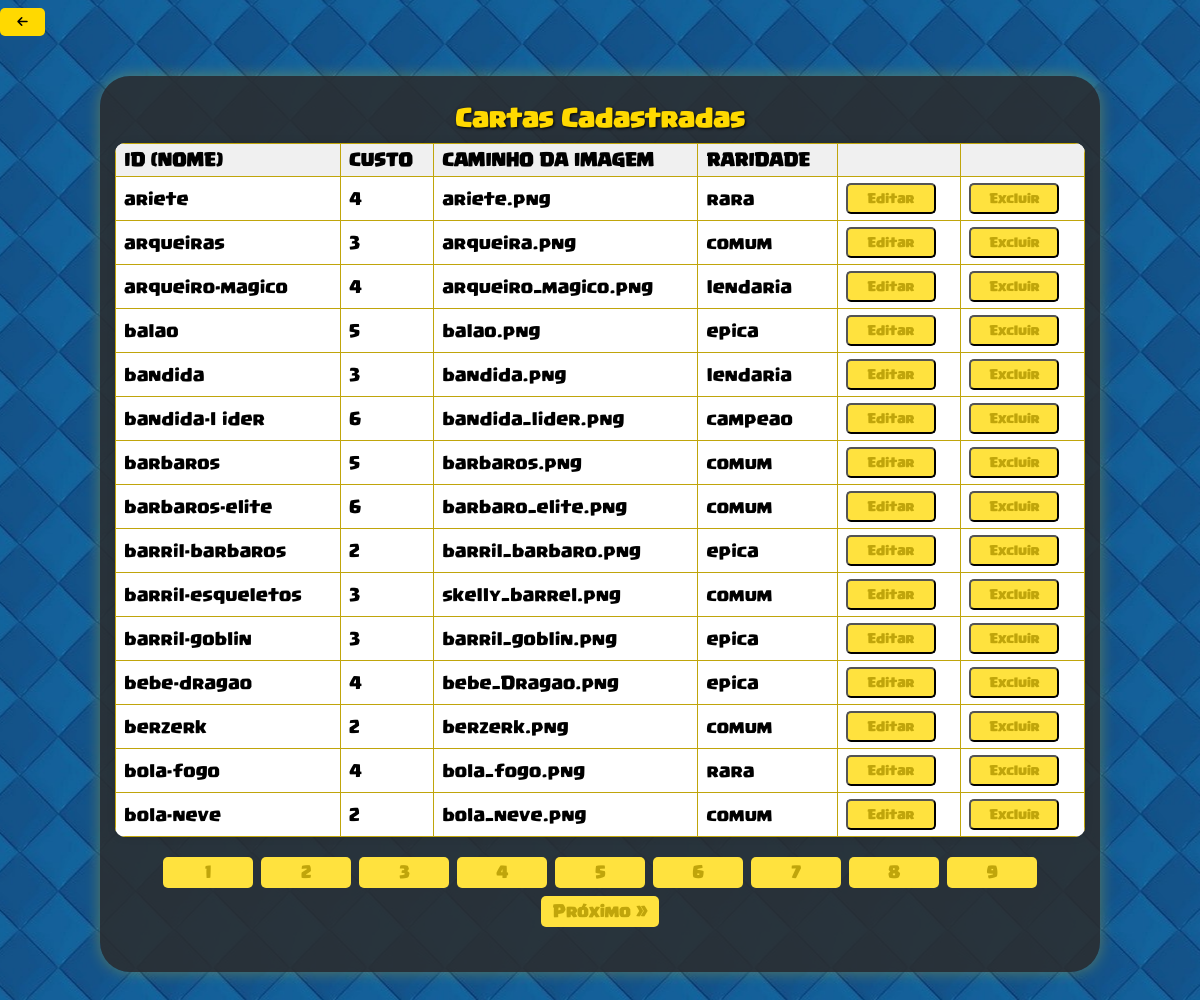
Page /cartas/listar-carta/listar-carta.php (signed in) on the committed database.
### tables this page shows
CREATE TABLE `carta` (
  `id` varchar(20) NOT NULL,  
  `custo` int NOT NULL,
  `srcImagem` varchar(40) NOT NULL,
  `raridade` varchar(15) NOT NULL,
  PRIMARY KEY (`id`)
);

### src/Repositorio/CartaRepositorio.php (called while the page is built, shortened)
<?php
    class CartaRepositorio
    {
        private PDO $pdo;
        public function __construct(PDO $pdo)
        {
            $this->pdo = $pdo;
        }
        private function formarObjeto(array $dados): Carta
        {
            return new Carta($dados['id'], (int)$dados['custo'], $dados['srcImagem'], $dados['raridade']);
        }
        public function contarTodos()
        {
            $sql = "SELECT COUNT(*) FROM carta";
            $stmt = $this->pdo->query($sql);
            return (int) $stmt->fetchColumn();
        }
        public function buscarPaginado(int $limite, int $offset): array
        {
            $sql = "SELECT id, custo, srcImagem, raridade FROM carta LIMIT :limite OFFSET :offset";
            $stmt = $this->pdo->prepare($sql);
            $stmt->bindValue(':limite', $limite, PDO::PARAM_INT);
            $stmt->bindValue(':offset', $offset, PDO::PARAM_INT);
            $stmt->execute();
            $resultados = $stmt->fetchAll(PDO::FETCH_ASSOC);
            return array_map(fn($dados) => $this->formarObjeto($dados), $resultados);
        }
    }
?>

### src/paginacao.php (called while the page is built)
<?php
class Paginacao
{
    private int $totalItens;
    private int $itensPorPagina;
    private int $paginaAtual;
    public function __construct(int $totalItens, int $itensPorPagina, int $paginaAtual)
    {
        $this->totalItens = $totalItens;
        $this->itensPorPagina = $itensPorPagina;
        $this->paginaAtual = max(1, $paginaAtual);
    }
    public function getOffset(): int
    {
        return ($this->paginaAtual - 1) * $this->itensPorPagina;
    }
    public function getLimite(): int
    {
        return $this->itensPorPagina;
    }
    public function getTotalPaginas(): int
    {
        return (int) ceil($this->totalItens / $this->itensPorPagina);
    }
    public function getPaginaAtual(): int
    {
        return $this->paginaAtual;
    }
}
?>

### src/Modelo/carta.php (called while the page is built, shortened)
<?php
    class Carta
    {
        private string $id;
        private int $custoCarta;
        private string $caminhoCarta;
        private string $raridadeCarta;
        public function __construct(string $id, int $custoCarta, string $caminhoCarta, string $raridadeCarta){
            $this->id = $id;
            $this->custoCarta = $custoCarta;
            $this->raridadeCarta = $raridadeCarta;
            $this->caminhoCarta = $caminhoCarta;
        }
        public function getId(): string
        {
            return $this->id;
        }
        public function getCustoCarta(): int
        {
            return $this->custoCarta;
        }
        public function getRaridadeCarta(): string
        {
            return $this->raridadeCarta;
        }
        public function getCaminhoCarta(): string
        {
            return $this->caminhoCarta;
        }
    }
?>

### cartas/listar-carta/listar-carta.php (the view, shortened to what this page needs)
<?php
require __DIR__ . "/../../src/conexao-bd.php";
require_once __DIR__ . '/../../src/Repositorio/CartaRepositorio.php';
require_once __DIR__ . '/../../src/Modelo/carta.php';
require __DIR__ . "/../../src/paginacao.php";
$climite = 15;
$paginaAtual = isset($_GET['pagina']) ? (int) $_GET['pagina'] : 1;
$cartaRepositorio = new CartaRepositorio($pdo);
$totalCartas = $cartaRepositorio->contarTodos();
$paginacao = new Paginacao($totalCartas, $climite, $paginaAtual);
$cartas = $cartaRepositorio->buscarPaginado($paginacao->getLimite(), $paginacao->getOffset());
?>
<!DOCTYPE html>
<html lang="pt-br">
<head>
    <link rel="stylesheet" href="https://cdnjs.cloudflare.com/ajax/libs/font-awesome/6.4.0/css/all.min.css" />
    <link rel="stylesheet" href="../../css/listar.css" />
</head>
<body>
    <form action="../../administrar/administrar-carta.php">
        <button type="submit" id="botao-menu"><i class="fas fa-arrow-left"></i></button>
    </form>
    <div class="container-formulario">
        <div class="formulario">
            <h1 class="titulo">Cartas Cadastradas</h1>
            <div class="tabela">
                <table>
                    <thead>
                        <tr>
                            <th>ID (Nome)</th>
                            <th>Custo</th>
                            <th>Caminho da Imagem</th>
                            <th>Raridade</th>
                            <th> </th>
                            <th> </th>
                        </tr>
                    </thead>
                    <tbody>
                        <?php foreach ($cartas as $carta): ?>
                            <tr>
                                <td><?= htmlspecialchars($carta->getId()) ?></td>
                                <td><?= htmlspecialchars($carta->getCustoCarta()) ?></td>
                                <td><?= htmlspecialchars($carta->getCaminhoCarta()) ?></td>
                                <td><?= htmlspecialchars($carta->getRaridadeCarta()) ?></td>
                                <td>
                                    <form action="../atualizar-carta/atualizar-carta.php" method="POST">
                                        <button type="submit" class="botao-alterar">Editar</button>
                                    </form>
                                </td>
                                <td>
                                    <form action="../atualizar-carta/deletar-carta.php" method="post">
                                        <input type="submit" class="botao-alterar" value="Excluir">
                                    </form>
                                </td>
                            </tr>
                        <?php endforeach; ?>
                    </tbody>
                </table>
                <div class="paginacao" style="text-align:center; margin-top: 20px;">
                    <?php for ($i = 1; $i <= $paginacao->getTotalPaginas(); $i++): ?>
                        <?php if ($i === $paginacao->getPaginaAtual()): ?>
                            <strong><?= $i ?></strong>
                        <?php else: ?>
                            <a href="?pagina=<?= $i ?>" class="botao-pagina"><?= $i ?></a>
                        <?php endif; ?>
                    <?php endfor; ?>
                    <?php if ($paginacao->getPaginaAtual() < $paginacao->getTotalPaginas()): ?>
                        <a href="?pagina=<?= $paginacao->getPaginaAtual() + 1 ?>" class="botao-pagina">Próximo »</a>
                    <?php endif; ?>
                </div>
            </div>
        </div>
    </div>
</body>
</html>

### css/listar.css (style rules this page uses)
html, body { height: 100%; margin: 0; padding: 0; overflow: hidden; background-position: center; background-image: url("../img/fundo-section.jpg"); font-family: fonteClash, sans-serif; color: rgb(255, 217, 0); font-size: 12px; }
.container-formulario { max-width: 1000px; width: 90%; margin: 40px auto; padding: 15px; background-color: rgba(44, 44, 44, 0.85); border-radius: 30px; color: rgb(255, 217, 0); box-shadow: 0 0 15px rgba(255, 217, 0, 0.3); box-sizing: border-box; display: flex; flex-direction: column; }
#botao-menu { margin: 8px 0; width: 45px; height: 28px; font-size: 12px; display: flex; justify-content: center; align-items: center; background-color: rgb(255, 217, 0); color: black; border: none; border-radius: 5px; cursor: pointer; flex-shrink: 0; }
.titulo { font-family: fonteClash; font-size: 20px; margin-bottom: 10px; text-align: center; color: rgb(255, 217, 0); text-shadow: 1px 1px 3px #000; flex-shrink: 0; }
table { width: 100%; min-width: 550px; border-collapse: collapse; font-family: fonteClash; font-size: 14px; color: #000000; background-color: #ffffff; border-radius: 10px; overflow: hidden; box-shadow: 0 0 8px rgba(0, 0, 0, 0.1); }
th, td { border: 1px solid rgb(192, 165, 11); padding: 6px 8px; text-align: left; vertical-align: middle; color: #000000; white-space: nowrap; }
th { background-color: #f0f0f0; font-weight: 900; text-transform: uppercase; }
.paginacao { margin-top: 20px; margin-bottom: 30px; text-align: center; display: flex; flex-wrap: wrap; justify-content: center; gap: 8px; white-space: normal; overflow-x: visible; }
.paginacao a.botao-pagina, .paginacao strong { padding: 6px 12px; background-color: rgb(255, 226, 62); color: rgb(192, 165, 11); border-radius: 5px; text-decoration: none; font-family: fonteClash; font-weight: bold; transition: background-color 0.3s ease; font-size: 13px; display: inline-block; min-width: 90px; text-align: center; box-sizing: border-box; }
.botao-alterar { padding: 6px 12px; background-color: rgb(255, 226, 62); color: rgb(192, 165, 11); border-radius: 5px; text-decoration: none; font-family: fonteClash; font-weight: bold; transition: background-color 0.3s ease; font-size: 10px; display: inline-block; min-width: 90px; text-align: center; box-sizing: border-box; }

### rows in the picture
carta: id "ariete", custo "4", srcImagem "ariete.png", raridade "rara"
carta: id "arqueiras", custo "3", srcImagem "arqueira.png", raridade "comum"
carta: id "arqueiro-magico", custo "4", srcImagem "arqueiro_magico.png", raridade "lendaria"
carta: id "balao", custo "5", srcImagem "balao.png", raridade "epica"
carta: id "bandida", custo "3", srcImagem "bandida.png", raridade "lendaria"
carta: id "bandida-l ider", custo "6", srcImagem "bandida_lider.png", raridade "campeao"
carta: id "barbaros", custo "5", srcImagem "barbaros.png", raridade "comum"
carta: id "barbaros-elite", custo "6", srcImagem "barbaro_elite.png", raridade "comum"
carta: id "barril-barbaros", custo "2", srcImagem "barril_barbaro.png", raridade "epica"
carta: id "barril-esqueletos", custo "3", srcImagem "skelly_barrel.png", raridade "comum"
carta: id "barril-goblin", custo "3", srcImagem "barril_goblin.png", raridade "epica"
carta: id "bebe-dragao", custo "4", srcImagem "bebe_Dragao.png", raridade "epica"
carta: id "berzerk", custo "2", srcImagem "berzerk.png", raridade "comum"
carta: id "bola-fogo", custo "4", srcImagem "bola_fogo.png", raridade "rara"
carta: id "bola-neve", custo "2", srcImagem "bola_neve.png", raridade "comum"
